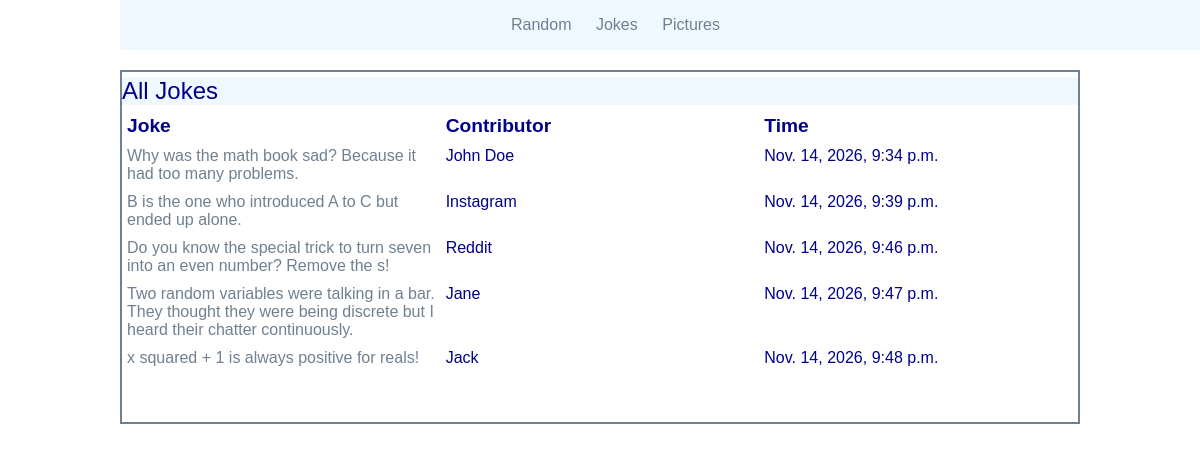
Page /dadjokes/jokes on the committed database.
### dadjokes/models.py (models this page shows, shortened)
class Joke(models.Model):
    text = models.TextField()
    name = models.TextField()
    timestamp = models.DateTimeField(auto_now=True)

### dadjokes/views.py (the view)
# urls.py: path('jokes', JokesView.as_view(), name='jokes'),
class JokesView(ListView):
    model = Joke
    template_name = 'dadjokes/jokes.html'
    context_object_name = 'jokes'

### dadjokes/templates/dadjokes/jokes.html
{% extends 'dadjokes/base.html' %}
{% block content %}
<h2>All Jokes</h2>
<div class="mc-table">
    <div class="mc-table-head">
        <div class="detail">Joke</div>
        <div class="detail">Contributor</div>
        <div class="detail">Time</div>
    </div>
    {% for joke in jokes %}
    <div class="mc-table-row">
        <div class="detail"><a href="{% url 'joke' joke.pk %}">{{joke.text}}</a></div>
        <div class="detail">{{joke.name}}</div>
        <div class="detail">{{joke.timestamp}}</div>
    </div>
    {% endfor %}
</div>
{% endblock %}

### static/styles.css (style rules this page uses)
body { background-color: #fff; color: slategray; font-family: arial; }
h1,h2,h3,h4,h5 { font-weight: normal; background:aliceblue; margin: 0; }
a, a:visited { color: slategrey; text-decoration: none; }
body { max-width: 960px; margin: 20px auto; padding: 20px auto; }
div.wrapper h2 { text-align: left; color: darkblue; margin: 5px auto; font-size: 2 em; }
.mc-table { display: table; width: 100%; table-layout: fixed; }
.mc-table-head { border: 1px dashed darkblue; display: table-row; font-size: 1.2em; }
.mc-table-head .detail { display: table-cell; color:darkblue; font-weight: bold; background-color: white; padding: 5px; position: relative; }
.mc-table-row { display: table-row; border: 1px dashed darkblue; background-color: white; }
.mc-table-row .detail { color:darkblue; display: table-cell; padding: 5px; }

### rows in the picture
Joke: text "Why was the math book sad? Because it had too many problems.", name "John Doe", timestamp "Nov. 14, 2026, 9:34 p.m."
Joke: text "B is the one who introduced A to C but ended up alone.", name "Instagram", timestamp "Nov. 14, 2026, 9:39 p.m."
Joke: text "Do you know the special trick to turn seven into an even number? Remove the s!", name "Reddit", timestamp "Nov. 14, 2026, 9:46 p.m."
Joke: text "Two random variables were talking in a bar. They thought they were being discrete but I heard their chatter continuously.", name "Jane", timestamp "Nov. 14, 2026, 9:47 p.m."
Joke: text "x squared + 1 is always positive for reals!", name "Jack", timestamp "Nov. 14, 2026, 9:48 p.m."
